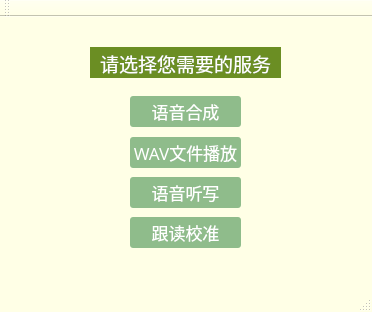
<?xml version="1.0" encoding="UTF-8"?>
<ui version="4.0">
 <class>MainWindow</class>
 <widget class="QMainWindow" name="MainWindow">
  <property name="windowModality">
   <enum>Qt::NonModal</enum>
  </property>
  <property name="geometry">
   <rect>
    <x>0</x>
    <y>0</y>
    <width>372</width>
    <height>312</height>
   </rect>
  </property>
  <property name="palette">
   <palette>
    <active>
     <colorrole role="Button">
      <brush brushstyle="SolidPattern">
       <color alpha="255">
        <red>185</red>
        <green>209</green>
        <blue>234</blue>
       </color>
      </brush>
     </colorrole>
     <colorrole role="BrightText">
      <brush brushstyle="SolidPattern">
       <color alpha="255">
        <red>7</red>
        <green>7</green>
        <blue>7</blue>
       </color>
      </brush>
     </colorrole>
     <colorrole role="Base">
      <brush brushstyle="SolidPattern">
       <color alpha="255">
        <red>255</red>
        <green>255</green>
        <blue>255</blue>
       </color>
      </brush>
     </colorrole>
     <colorrole role="Window">
      <brush brushstyle="SolidPattern">
       <color alpha="255">
        <red>255</red>
        <green>255</green>
        <blue>230</blue>
       </color>
      </brush>
     </colorrole>
    </active>
    <inactive>
     <colorrole role="Button">
      <brush brushstyle="SolidPattern">
       <color alpha="255">
        <red>185</red>
        <green>209</green>
        <blue>234</blue>
       </color>
      </brush>
     </colorrole>
     <colorrole role="BrightText">
      <brush brushstyle="SolidPattern">
       <color alpha="255">
        <red>7</red>
        <green>7</green>
        <blue>7</blue>
       </color>
      </brush>
     </colorrole>
     <colorrole role="Base">
      <brush brushstyle="SolidPattern">
       <color alpha="255">
        <red>255</red>
        <green>255</green>
        <blue>255</blue>
       </color>
      </brush>
     </colorrole>
     <colorrole role="Window">
      <brush brushstyle="SolidPattern">
       <color alpha="255">
        <red>255</red>
        <green>255</green>
        <blue>230</blue>
       </color>
      </brush>
     </colorrole>
    </inactive>
    <disabled>
     <colorrole role="Button">
      <brush brushstyle="SolidPattern">
       <color alpha="255">
        <red>185</red>
        <green>209</green>
        <blue>234</blue>
       </color>
      </brush>
     </colorrole>
     <colorrole role="BrightText">
      <brush brushstyle="SolidPattern">
       <color alpha="255">
        <red>7</red>
        <green>7</green>
        <blue>7</blue>
       </color>
      </brush>
     </colorrole>
     <colorrole role="Base">
      <brush brushstyle="SolidPattern">
       <color alpha="255">
        <red>255</red>
        <green>255</green>
        <blue>230</blue>
       </color>
      </brush>
     </colorrole>
     <colorrole role="Window">
      <brush brushstyle="SolidPattern">
       <color alpha="255">
        <red>255</red>
        <green>255</green>
        <blue>230</blue>
       </color>
      </brush>
     </colorrole>
    </disabled>
   </palette>
  </property>
  <property name="font">
   <font>
    <family>仿宋</family>
   </font>
  </property>
  <property name="cursor">
   <cursorShape>ArrowCursor</cursorShape>
  </property>
  <property name="mouseTracking">
   <bool>false</bool>
  </property>
  <property name="windowTitle">
   <string>张江村双语助学软件_Module 2</string>
  </property>
  <property name="tabShape">
   <enum>QTabWidget::Triangular</enum>
  </property>
  <widget class="QWidget" name="centralWidget">
   <widget class="QPushButton" name="pushButton_1">
    <property name="geometry">
     <rect>
      <x>130</x>
      <y>79</y>
      <width>111</width>
      <height>31</height>
     </rect>
    </property>
    <property name="palette">
     <palette>
      <active>
       <colorrole role="WindowText">
        <brush brushstyle="SolidPattern">
         <color alpha="255">
          <red>255</red>
          <green>255</green>
          <blue>255</blue>
         </color>
        </brush>
       </colorrole>
       <colorrole role="Button">
        <brush brushstyle="SolidPattern">
         <color alpha="255">
          <red>143</red>
          <green>188</green>
          <blue>139</blue>
         </color>
        </brush>
       </colorrole>
       <colorrole role="Text">
        <brush brushstyle="SolidPattern">
         <color alpha="255">
          <red>255</red>
          <green>255</green>
          <blue>255</blue>
         </color>
        </brush>
       </colorrole>
       <colorrole role="ButtonText">
        <brush brushstyle="SolidPattern">
         <color alpha="255">
          <red>255</red>
          <green>255</green>
          <blue>255</blue>
         </color>
        </brush>
       </colorrole>
       <colorrole role="Base">
        <brush brushstyle="SolidPattern">
         <color alpha="255">
          <red>143</red>
          <green>188</green>
          <blue>139</blue>
         </color>
        </brush>
       </colorrole>
       <colorrole role="Window">
        <brush brushstyle="SolidPattern">
         <color alpha="255">
          <red>143</red>
          <green>188</green>
          <blue>139</blue>
         </color>
        </brush>
       </colorrole>
       <colorrole role="PlaceholderText">
        <brush brushstyle="NoBrush">
         <color alpha="128">
          <red>255</red>
          <green>255</green>
          <blue>255</blue>
         </color>
        </brush>
       </colorrole>
      </active>
      <inactive>
       <colorrole role="WindowText">
        <brush brushstyle="SolidPattern">
         <color alpha="255">
          <red>255</red>
          <green>255</green>
          <blue>255</blue>
         </color>
        </brush>
       </colorrole>
       <colorrole role="Button">
        <brush brushstyle="SolidPattern">
         <color alpha="255">
          <red>143</red>
          <green>188</green>
          <blue>139</blue>
         </color>
        </brush>
       </colorrole>
       <colorrole role="Text">
        <brush brushstyle="SolidPattern">
         <color alpha="255">
          <red>255</red>
          <green>255</green>
          <blue>255</blue>
         </color>
        </brush>
       </colorrole>
       <colorrole role="ButtonText">
        <brush brushstyle="SolidPattern">
         <color alpha="255">
          <red>255</red>
          <green>255</green>
          <blue>255</blue>
         </color>
        </brush>
       </colorrole>
       <colorrole role="Base">
        <brush brushstyle="SolidPattern">
         <color alpha="255">
          <red>143</red>
          <green>188</green>
          <blue>139</blue>
         </color>
        </brush>
       </colorrole>
       <colorrole role="Window">
        <brush brushstyle="SolidPattern">
         <color alpha="255">
          <red>143</red>
          <green>188</green>
          <blue>139</blue>
         </color>
        </brush>
       </colorrole>
       <colorrole role="PlaceholderText">
        <brush brushstyle="NoBrush">
         <color alpha="128">
          <red>255</red>
          <green>255</green>
          <blue>255</blue>
         </color>
        </brush>
       </colorrole>
      </inactive>
      <disabled>
       <colorrole role="WindowText">
        <brush brushstyle="SolidPattern">
         <color alpha="255">
          <red>255</red>
          <green>255</green>
          <blue>255</blue>
         </color>
        </brush>
       </colorrole>
       <colorrole role="Button">
        <brush brushstyle="SolidPattern">
         <color alpha="255">
          <red>143</red>
          <green>188</green>
          <blue>139</blue>
         </color>
        </brush>
       </colorrole>
       <colorrole role="Text">
        <brush brushstyle="SolidPattern">
         <color alpha="255">
          <red>255</red>
          <green>255</green>
          <blue>255</blue>
         </color>
        </brush>
       </colorrole>
       <colorrole role="ButtonText">
        <brush brushstyle="SolidPattern">
         <color alpha="255">
          <red>255</red>
          <green>255</green>
          <blue>255</blue>
         </color>
        </brush>
       </colorrole>
       <colorrole role="Base">
        <brush brushstyle="SolidPattern">
         <color alpha="255">
          <red>143</red>
          <green>188</green>
          <blue>139</blue>
         </color>
        </brush>
       </colorrole>
       <colorrole role="Window">
        <brush brushstyle="SolidPattern">
         <color alpha="255">
          <red>143</red>
          <green>188</green>
          <blue>139</blue>
         </color>
        </brush>
       </colorrole>
       <colorrole role="PlaceholderText">
        <brush brushstyle="NoBrush">
         <color alpha="128">
          <red>255</red>
          <green>255</green>
          <blue>255</blue>
         </color>
        </brush>
       </colorrole>
      </disabled>
     </palette>
    </property>
    <property name="font">
     <font>
      <family>方正姚体</family>
      <pointsize>13</pointsize>
     </font>
    </property>
    <property name="autoFillBackground">
     <bool>false</bool>
    </property>
    <property name="styleSheet">
     <string notr="true">QPushButton { background-color: rgb(143, 188, 139); border-radius: 3px; color: rgb(255, 255, 255); } QPushButton:hover { background-color: rgb(42, 53, 23); }</string>
    </property>
    <property name="text">
     <string>语音合成</string>
    </property>
    <property name="autoDefault">
     <bool>false</bool>
    </property>
   </widget>
   <widget class="QPushButton" name="pushButton_2">
    <property name="geometry">
     <rect>
      <x>130</x>
      <y>120</y>
      <width>111</width>
      <height>31</height>
     </rect>
    </property>
    <property name="font">
     <font>
      <family>方正姚体</family>
      <pointsize>13</pointsize>
     </font>
    </property>
    <property name="styleSheet">
     <string notr="true">QPushButton { background-color: rgb(143, 188, 139); border-radius: 3px; color: rgb(255, 255, 255); } QPushButton:hover { background-color: rgb(42, 53, 23); }</string>
    </property>
    <property name="text">
     <string>WAV文件播放</string>
    </property>
   </widget>
   <widget class="QPushButton" name="pushButton_3">
    <property name="geometry">
     <rect>
      <x>130</x>
      <y>160</y>
      <width>111</width>
      <height>31</height>
     </rect>
    </property>
    <property name="font">
     <font>
      <family>方正姚体</family>
      <pointsize>13</pointsize>
      <weight>50</weight>
      <bold>false</bold>
     </font>
    </property>
    <property name="styleSheet">
     <string notr="true">QPushButton { background-color: rgb(143, 188, 139); border-radius: 3px; color: rgb(255, 255, 255); } QPushButton:hover { background-color: rgb(42, 53, 23); }</string>
    </property>
    <property name="text">
     <string>语音听写</string>
    </property>
   </widget>
   <widget class="QPushButton" name="pushButton_4">
    <property name="geometry">
     <rect>
      <x>130</x>
      <y>200</y>
      <width>111</width>
      <height>31</height>
     </rect>
    </property>
    <property name="minimumSize">
     <size>
      <width>111</width>
      <height>31</height>
     </size>
    </property>
    <property name="font">
     <font>
      <family>方正姚体</family>
      <pointsize>13</pointsize>
     </font>
    </property>
    <property name="styleSheet">
     <string notr="true">QPushButton { background-color: rgb(143, 188, 139); border-radius: 3px; color: rgb(255, 255, 255); } QPushButton:hover { background-color: rgb(42, 53, 23); }</string>
    </property>
    <property name="text">
     <string>跟读校准</string>
    </property>
   </widget>
   <widget class="QTextBrowser" name="textBrowser">
    <property name="geometry">
     <rect>
      <x>90</x>
      <y>30</y>
      <width>191</width>
      <height>31</height>
     </rect>
    </property>
    <property name="palette">
     <palette>
      <active>
       <colorrole role="Base">
        <brush brushstyle="SolidPattern">
         <color alpha="255">
          <red>107</red>
          <green>142</green>
          <blue>35</blue>
         </color>
        </brush>
       </colorrole>
       <colorrole role="Window">
        <brush brushstyle="SolidPattern">
         <color alpha="255">
          <red>189</red>
          <green>171</green>
          <blue>165</blue>
         </color>
        </brush>
       </colorrole>
      </active>
      <inactive>
       <colorrole role="Base">
        <brush brushstyle="SolidPattern">
         <color alpha="255">
          <red>107</red>
          <green>142</green>
          <blue>35</blue>
         </color>
        </brush>
       </colorrole>
       <colorrole role="Window">
        <brush brushstyle="SolidPattern">
         <color alpha="255">
          <red>189</red>
          <green>171</green>
          <blue>165</blue>
         </color>
        </brush>
       </colorrole>
      </inactive>
      <disabled>
       <colorrole role="Base">
        <brush brushstyle="SolidPattern">
         <color alpha="255">
          <red>189</red>
          <green>171</green>
          <blue>165</blue>
         </color>
        </brush>
       </colorrole>
       <colorrole role="Window">
        <brush brushstyle="SolidPattern">
         <color alpha="255">
          <red>189</red>
          <green>171</green>
          <blue>165</blue>
         </color>
        </brush>
       </colorrole>
      </disabled>
     </palette>
    </property>
    <property name="font">
     <font>
      <family>方正姚体</family>
      <pointsize>14</pointsize>
     </font>
    </property>
    <property name="styleSheet">
     <string notr="true">border-width:0;
border-style:outset;</string>
    </property>
    <property name="frameShadow">
     <enum>QFrame::Plain</enum>
    </property>
    <property name="lineWidth">
     <number>1</number>
    </property>
    <property name="verticalScrollBarPolicy">
     <enum>Qt::ScrollBarAlwaysOff</enum>
    </property>
    <property name="horizontalScrollBarPolicy">
     <enum>Qt::ScrollBarAlwaysOff</enum>
    </property>
    <property name="sizeAdjustPolicy">
     <enum>QAbstractScrollArea::AdjustToContents</enum>
    </property>
    <property name="html">
     <string>&lt;!DOCTYPE HTML PUBLIC &quot;-//W3C//DTD HTML 4.0//EN&quot; &quot;http://www.w3.org/TR/REC-html40/strict.dtd&quot;&gt;
&lt;html&gt;&lt;head&gt;&lt;meta name=&quot;qrichtext&quot; content=&quot;1&quot; /&gt;&lt;style type=&quot;text/css&quot;&gt;
p, li { white-space: pre-wrap; }
&lt;/style&gt;&lt;/head&gt;&lt;body style=&quot; font-family:'方正姚体'; font-size:14pt; font-weight:400; font-style:normal;&quot;&gt;
&lt;p align=&quot;center&quot; style=&quot; margin-top:12px; margin-bottom:12px; margin-left:0px; margin-right:0px; -qt-block-indent:0; text-indent:0px;&quot;&gt;&lt;span style=&quot; color:#ffffff;&quot;&gt;请选择您需要的服务&lt;/span&gt;&lt;/p&gt;&lt;/body&gt;&lt;/html&gt;</string>
    </property>
   </widget>
  </widget>
  <widget class="QToolBar" name="mainToolBar">
   <attribute name="toolBarArea">
    <enum>TopToolBarArea</enum>
   </attribute>
   <attribute name="toolBarBreak">
    <bool>false</bool>
   </attribute>
  </widget>
  <widget class="QStatusBar" name="statusBar"/>
 </widget>
 <layoutdefault spacing="6" margin="11"/>
 <resources/>
 <connections/>
</ui>
